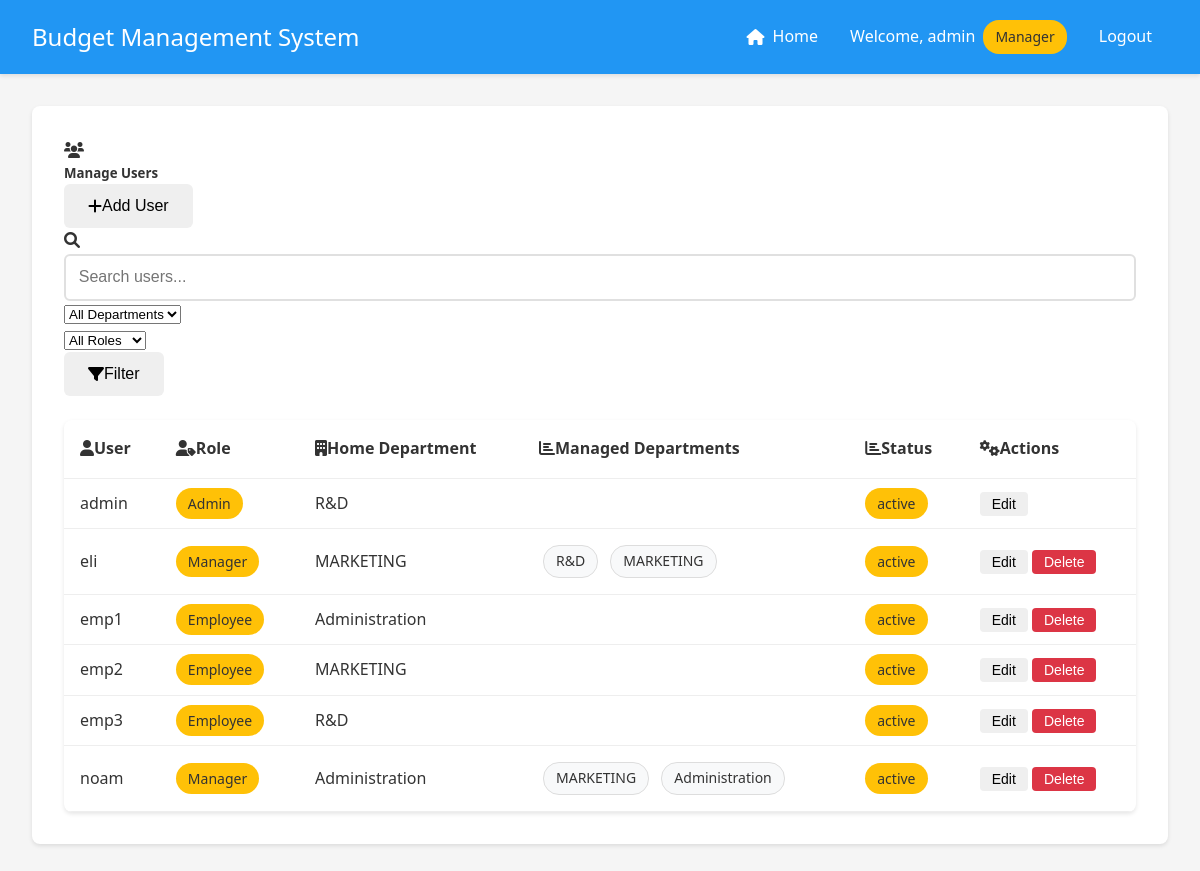
The app's page /admin/users (signed in) with its own data.
### app.py (models this page shows, shortened)
class User(UserMixin, db.Model):
    __tablename__ = 'user'
    id = db.Column(db.Integer, primary_key=True)
    username = db.Column(db.String(80), unique=True, nullable=False)
    password = db.Column(db.String(120), nullable=False)
    is_manager = db.Column(db.Boolean, default=False)
    is_admin = db.Column(db.Boolean, default=False)
    status = db.Column(db.String(20), default='active')  # active, inactive, pending
    department_id = db.Column(db.Integer, db.ForeignKey('department.id'))
    home_department = db.relationship('Department',
                                    foreign_keys=[department_id],
                                    back_populates='employees')
    managed_departments = db.relationship('Department',
                                       secondary=manager_departments,
                                       backref=db.backref('department_managers', lazy='dynamic'))
    submitted_expenses = db.relationship('Expense',
                                       primaryjoin='User.id==Expense.user_id',
                                       backref='submitter',
                                       lazy=True)
    handled_expenses = db.relationship('Expense',
                                     primaryjoin='User.id==Expense.manager_id',
                                     backref='handler',
                                     lazy=True)

class Department(db.Model):
    __tablename__ = 'department'
    id = db.Column(db.Integer, primary_key=True)
    name = db.Column(db.String(100), nullable=False)
    budget = db.Column(db.Float, default=0.0)
    employees = db.relationship('User', foreign_keys='User.department_id', back_populates='home_department')
    categories = db.relationship('Category', backref='department', lazy=True)

### app.py (the view)
@app.route('/admin/users')
@login_required
def manage_users():
    if not current_user.is_admin:
        flash('Access denied. Admin privileges required.', 'danger')
        return redirect(url_for('index'))
    search = request.args.get('search', '').strip()
    department_filter = request.args.get('department', 'all')
    role_filter = request.args.get('role', 'all')
    query = User.query
    if search:
        search_pattern = f"%{search}%"
        query = query.filter(User.username.like(search_pattern))
    if department_filter != 'all':
        query = query.filter(User.department_id == department_filter)
    if role_filter == 'admin':
        query = query.filter(User.is_admin == True)
    elif role_filter == 'manager':
        query = query.filter(User.is_manager == True)
    elif role_filter == 'employee':
        query = query.filter(User.is_admin == False, User.is_manager == False)
    users = query.order_by(User.username).all()
    departments = Department.query.order_by(Department.name).all()
    return render_template('manage_users.html',
                         users=users,
                         departments=departments,
                         search=search,
                         department_filter=department_filter,
                         role_filter=role_filter)

### app.py (called while the page is built)
@login_manager.user_loader
def load_user(user_id):
    return User.query.get(int(user_id))

### templates/manage_users.html (shortened to what this page needs)
{% extends "base.html" %}
{% block content %}
<div class="container-fluid">
    <div class="row">
        <div class="col-12">
            <div class="card shadow-sm">
                <div class="card-header bg-primary text-white">
                    <div class="d-flex justify-content-between align-items-center mb-2">
                        <div>
                            <i class="fas fa-users me-2"></i>
                            <h5 class="d-inline mb-0">Manage Users</h5>
                        </div>
                        <button class="btn btn-light" onclick="toggleAddUserRow()">
                            <i class="fas fa-plus me-1"></i>Add User
                        </button>
                    </div>
                    <form method="GET" action="{{ url_for('manage_users') }}" class="mt-2">
                        <div class="row g-2">
                            <div class="col-md-5">
                                <div class="input-group">
                                    <span class="input-group-text bg-white">
                                        <i class="fas fa-search"></i>
                                    </span>
                                    <input type="text" class="form-control" name="search"
                                           placeholder="Search users..." value="{{ search }}">
                                </div>
                            </div>
                            <div class="col-md-3">
                                <select class="form-select" name="department">
                                    <option value="all" {% if department_filter == 'all' %}selected{% endif %}>All Departments</option>
                                </select>
                            </div>
                            <div class="col-md-2">
                                <select class="form-select" name="role">
                                    <option value="all" {% if role_filter == 'all' %}selected{% endif %}>All Roles</option>
                                </select>
                            </div>
                            <div class="col-md-2">
                                <button type="submit" class="btn btn-light w-100">
                                    <i class="fas fa-filter me-1"></i>Filter
                                </button>
                            </div>
                        </div>
                    </form>
                </div>
                <div class="card-body">
                    <div class="table-responsive">
                        <table class="table table-hover align-middle">
                            <thead class="table-light">
                                <tr>
                                    <th scope="col"><i class="fas fa-user me-2"></i>User</th>
                                    <th scope="col"><i class="fas fa-user-tag me-2"></i>Role</th>
                                    <th scope="col"><i class="fas fa-building me-2"></i>Home Department</th>
                                    <th scope="col"><i class="fas fa-chart-bar me-2"></i>Managed Departments</th>
                                    <th scope="col"><i class="fas fa-chart-bar me-2"></i>Status</th>
                                    <th scope="col" class="text-end"><i class="fas fa-cogs me-2"></i>Actions</th>
                                </tr>
                            </thead>
                            <tbody>
                                {% for user in users %}
                                <tr data-user-id="{{ user.id }}" class="view-row">
                                    <td>{{ user.username }}</td>
                                    <td>
                                        {% if user.is_admin %}
                                        <span class="badge bg-danger">Admin</span>
                                        {% elif user.is_manager %}
                                        <span class="badge bg-warning">Manager</span>
                                        {% else %}
                                        <span class="badge bg-info">Employee</span>
                                        {% endif %}
                                    </td>
                                    <td>{{ user.home_department.name if user.home_department else 'None' }}</td>
                                    <td>
                                        {% if user.is_manager %}
                                        <ul class="managed-departments-list">
                                            {% for dept in user.managed_departments %}
                                            <li>{{ dept.name }}</li>
                                            {% endfor %}
                                        </ul>
                                        {% endif %}
                                    </td>
                                    <td>
                                        <span class="badge bg-{{ 'success' if user.status == 'active' else 'secondary' }}">
                                            {{ user.status }}
                                        </span>
                                    </td>
                                    <td>
                                        <button onclick="startEdit({{ user.id }})" class="button small">Edit</button>
                                        {% if user.id != current_user.id %}
                                        <button onclick="deleteUser({{ user.id }})" class="button small danger">Delete</button>
                                        {% endif %}
                                    </td>
                                </tr>
                                {% endfor %}
                            </tbody>
                        </table>
                    </div>
                </div>
            </div>
        </div>
    </div>
</div>
{% endblock %}

### templates/base.html (shortened to what this page needs)
<!DOCTYPE html>
<html lang="en">
<head>
    <link rel="stylesheet" href="{{ url_for('static', filename='style.css') }}">
    <link href="https://cdnjs.cloudflare.com/ajax/libs/font-awesome/6.0.0/css/all.min.css" rel="stylesheet">
</head>
<body>
    <nav class="navbar">
        <div class="nav-brand">Budget Management System</div>
        <div class="nav-items">
            {% if current_user.is_authenticated %}
                {% if current_user.username == 'admin' %}
                    <a href="{{ url_for('index') }}" class="nav-link">
                        <i class="fas fa-home"></i> Home
                    </a>
                {% endif %}
                <span class="user-info">
                    Welcome, {{ current_user.username }}
                    {% if current_user.is_manager %}
                        <span class="badge">Manager</span>
                    {% endif %}
                </span>
                <a href="{{ url_for('logout') }}" class="nav-link">Logout</a>
            {% else %}
                <a href="{{ url_for('login') }}" class="nav-link">Login</a>
            {% endif %}
        </div>
    </nav>
    <div class="content">
        {% block content %}{% endblock %}
    </div>
</body>
</html>

### static/style.css (style rules this page uses)
:root { --primary-color: #2196F3; --secondary-color: #FFC107; --success-color: #4CAF50; --danger-color: #f44336; --text-color: #333; --bg-color: #f5f5f5; --card-bg: #ffffff; --background-light: #f8f9fa; }
* { margin: 0; padding: 0; box-sizing: border-box; transition: all 0.3s ease; }
body { font-family: 'Segoe UI', Roboto, Arial, sans-serif; background-color: var(--bg-color); color: var(--text-color); line-height: 1.6; }
.card { background-color: var(--card-bg); border-radius: 8px; box-shadow: 0 2px 4px rgba(0,0,0,0.1); padding: 2rem; margin-bottom: 2rem; }
input[type="text"], input[type="password"], input[type="number"], textarea { width: 100%; padding: 0.8rem; border: 2px solid #e0e0e0; border-radius: 6px; font-size: 1rem; transition: border-color 0.3s ease; }
.button, button { display: inline-flex; align-items: center; justify-content: center; padding: 0.8rem 1.5rem; border: none; border-radius: 6px; font-size: 1rem; font-weight: 500; cursor: pointer; text-decoration: none; transition: transform 0.2s ease, box-shadow 0.2s ease; }
table { width: 100%; border-collapse: separate; border-spacing: 0; margin-top: 1.5rem; background-color: var(--card-bg); border-radius: 8px; overflow: hidden; box-shadow: 0 2px 4px rgba(0,0,0,0.1); }
th, td { padding: 1rem; text-align: left; border-bottom: 1px solid #e0e0e0; }
th { background-color: #f8f9fa; font-weight: 600; color: var(--text-color); }
.button.small { padding: 0.4rem 0.8rem; font-size: 0.875rem; }
.navbar { background-color: var(--primary-color); padding: 1rem 2rem; color: white; display: flex; justify-content: space-between; align-items: center; box-shadow: 0 2px 4px rgba(0,0,0,0.1); }
.nav-brand { font-size: 1.5rem; font-weight: 500; }
.nav-items { display: flex; align-items: center; gap: 1rem; }
.user-info { display: flex; align-items: center; gap: 0.5rem; }
.badge { background-color: var(--secondary-color); color: var(--text-color); padding: 0.25rem 0.5rem; border-radius: 4px; font-size: 0.8rem; font-weight: 500; }
.nav-link { color: white; text-decoration: none; padding: 0.5rem 1rem; border-radius: 4px; transition: background-color 0.3s; display: flex; align-items: center; gap: 0.5rem; }
.nav-link i { font-size: 1rem; }
.content { padding: 2rem; }
.button.small { font-size: 0.875rem; padding: 0.25rem 0.75rem; border-radius: 4px; }
.button.danger.small { background-color: #dc3545; color: white; border: none; cursor: pointer; transition: background-color 0.2s ease; }
.managed-departments-list { list-style: none; padding: 0; margin: 0; }
.managed-departments-list li { display: inline-block; background-color: var(--background-light); padding: 0.25rem 0.75rem; border-radius: 1rem; font-size: 0.875rem; color: var(--text-color); border: 1px solid #ddd; margin: 0.25rem; }
.button.small { padding: 0.25rem 0.75rem; font-size: 0.875rem; }

### templates/manage_users.html (style rules this page uses)
.card { border: none; transition: transform 0.2s ease, box-shadow 0.2s ease; }
.table th { font-weight: 600; }
.badge { font-size: 0.875rem; font-weight: 500; padding: 6px 12px; border-radius: 16px; }
.table td { padding: 12px 16px; vertical-align: middle; }
.table > :not(caption) > * > * { background: none; box-shadow: none; border-bottom-color: #eee; }
.managed-departments-list { list-style: none; padding: 0; margin: 0; }
.managed-departments-list li { margin-bottom: 4px; }

### records on screen
User: username "admin", is_admin "Admin", home_department "R&D", status "active"
User: username "eli", is_admin "Manager", home_department "MARKETING", status "active"
Department: name "R&D"
Department: name "MARKETING"
User: username "emp1", is_admin "Employee", home_department "Administration", status "active"
User: username "emp2", is_admin "Employee", home_department "MARKETING", status "active"
User: username "emp3", is_admin "Employee", home_department "R&D", status "active"
User: username "noam", is_admin "Manager", home_department "Administration", status "active"
Department: name "Administration"
